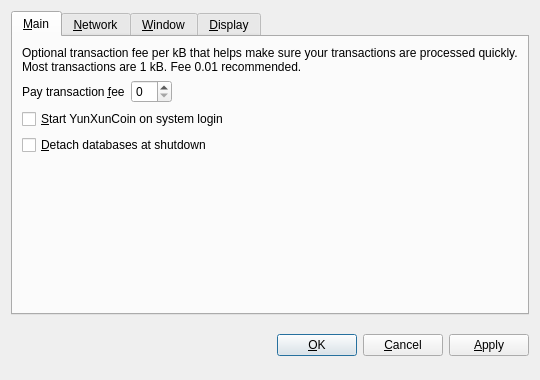
<?xml version="1.0" encoding="UTF-8"?>
<ui version="4.0">
 <class>OptionsDialog</class>
 <widget class="QDialog" name="OptionsDialog">
  <property name="geometry">
   <rect>
    <x>0</x>
    <y>0</y>
    <width>540</width>
    <height>380</height>
   </rect>
  </property>
  <property name="windowTitle">
   <string>Options</string>
  </property>
  <property name="modal">
   <bool>true</bool>
  </property>
  <layout class="QVBoxLayout" name="verticalLayout">
   <item>
    <widget class="QTabWidget" name="tabWidget">
     <property name="tabPosition">
      <enum>QTabWidget::North</enum>
     </property>
     <property name="currentIndex">
      <number>0</number>
     </property>
     <widget class="QWidget" name="tabMain">
      <attribute name="title">
       <string>&amp;Main</string>
      </attribute>
      <layout class="QVBoxLayout" name="verticalLayout_Main">
       <item>
        <widget class="QLabel" name="transactionFeeInfoLabel">
         <property name="text">
          <string>Optional transaction fee per kB that helps make sure your transactions are processed quickly. Most transactions are 1 kB. Fee 0.01 recommended.</string>
         </property>
         <property name="textFormat">
          <enum>Qt::PlainText</enum>
         </property>
         <property name="wordWrap">
          <bool>true</bool>
         </property>
        </widget>
       </item>
       <item>
        <layout class="QHBoxLayout" name="horizontalLayout_Main">
         <item>
          <widget class="QLabel" name="transactionFeeLabel">
           <property name="text">
            <string>Pay transaction &amp;fee</string>
           </property>
           <property name="textFormat">
            <enum>Qt::PlainText</enum>
           </property>
           <property name="buddy">
            <cstring>transactionFee</cstring>
           </property>
          </widget>
         </item>
         <item>
          <widget class="BitcoinAmountField" name="transactionFee"/>
         </item>
         <item>
          <spacer name="horizontalSpacer_Main">
           <property name="orientation">
            <enum>Qt::Horizontal</enum>
           </property>
           <property name="sizeHint" stdset="0">
            <size>
             <width>40</width>
             <height>20</height>
            </size>
           </property>
          </spacer>
         </item>
        </layout>
       </item>
       <item>
        <widget class="QCheckBox" name="bitcoinAtStartup">
         <property name="toolTip">
          <string>Automatically start YunXunCoin after logging in to the system.</string>
         </property>
         <property name="text">
          <string>&amp;Start YunXunCoin on system login</string>
         </property>
        </widget>
       </item>
       <item>
        <widget class="QCheckBox" name="detachDatabases">
         <property name="toolTip">
          <string>Detach block and address databases at shutdown. This means they can be moved to another data directory, but it slows down shutdown. The wallet is always detached.</string>
         </property>
         <property name="text">
          <string>&amp;Detach databases at shutdown</string>
         </property>
        </widget>
       </item>
       <item>
        <spacer name="verticalSpacer_Main">
         <property name="orientation">
          <enum>Qt::Vertical</enum>
         </property>
         <property name="sizeHint" stdset="0">
          <size>
           <width>20</width>
           <height>40</height>
          </size>
         </property>
        </spacer>
       </item>
      </layout>
     </widget>
     <widget class="QWidget" name="tabNetwork">
      <attribute name="title">
       <string>&amp;Network</string>
      </attribute>
      <layout class="QVBoxLayout" name="verticalLayout_Network">
       <item>
        <widget class="QCheckBox" name="mapPortUpnp">
         <property name="toolTip">
          <string>Automatically open the YunXunCoin client port on the router. This only works when your router supports UPnP and it is enabled.</string>
         </property>
         <property name="text">
          <string>Map port using &amp;UPnP</string>
         </property>
        </widget>
       </item>
       <item>
        <widget class="QCheckBox" name="connectSocks">
         <property name="toolTip">
          <string>Connect to the YunXunCoin network through a SOCKS proxy (e.g. when connecting through Tor).</string>
         </property>
         <property name="text">
          <string>&amp;Connect through SOCKS proxy:</string>
         </property>
        </widget>
       </item>
       <item>
        <layout class="QHBoxLayout" name="horizontalLayout_Network">
         <item>
          <widget class="QLabel" name="proxyIpLabel">
           <property name="text">
            <string>Proxy &amp;IP:</string>
           </property>
           <property name="textFormat">
            <enum>Qt::PlainText</enum>
           </property>
           <property name="buddy">
            <cstring>proxyIp</cstring>
           </property>
          </widget>
         </item>
         <item>
          <widget class="QValidatedLineEdit" name="proxyIp">
           <property name="maximumSize">
            <size>
             <width>140</width>
             <height>16777215</height>
            </size>
           </property>
           <property name="toolTip">
            <string>IP address of the proxy (e.g. 127.0.0.1)</string>
           </property>
          </widget>
         </item>
         <item>
          <widget class="QLabel" name="proxyPortLabel">
           <property name="text">
            <string>&amp;Port:</string>
           </property>
           <property name="textFormat">
            <enum>Qt::PlainText</enum>
           </property>
           <property name="buddy">
            <cstring>proxyPort</cstring>
           </property>
          </widget>
         </item>
         <item>
          <widget class="QLineEdit" name="proxyPort">
           <property name="maximumSize">
            <size>
             <width>55</width>
             <height>16777215</height>
            </size>
           </property>
           <property name="toolTip">
            <string>Port of the proxy (e.g. 9050)</string>
           </property>
          </widget>
         </item>
         <item>
          <widget class="QLabel" name="socksVersionLabel">
           <property name="text">
            <string>SOCKS &amp;Version:</string>
           </property>
           <property name="textFormat">
            <enum>Qt::PlainText</enum>
           </property>
           <property name="buddy">
            <cstring>socksVersion</cstring>
           </property>
          </widget>
         </item>
         <item>
          <widget class="QValueComboBox" name="socksVersion">
           <property name="toolTip">
            <string>SOCKS version of the proxy (e.g. 5)</string>
           </property>
          </widget>
         </item>
         <item>
          <spacer name="horizontalSpacer_Network">
           <property name="orientation">
            <enum>Qt::Horizontal</enum>
           </property>
           <property name="sizeHint" stdset="0">
            <size>
             <width>40</width>
             <height>20</height>
            </size>
           </property>
          </spacer>
         </item>
        </layout>
       </item>
       <item>
        <spacer name="verticalSpacer_Network">
         <property name="orientation">
          <enum>Qt::Vertical</enum>
         </property>
         <property name="sizeHint" stdset="0">
          <size>
           <width>20</width>
           <height>40</height>
          </size>
         </property>
        </spacer>
       </item>
      </layout>
     </widget>
     <widget class="QWidget" name="tabWindow">
      <attribute name="title">
       <string>&amp;Window</string>
      </attribute>
      <layout class="QVBoxLayout" name="verticalLayout_Window">
       <item>
        <widget class="QCheckBox" name="minimizeToTray">
         <property name="toolTip">
          <string>Show only a tray icon after minimizing the window.</string>
         </property>
         <property name="text">
          <string>&amp;Minimize to the tray instead of the taskbar</string>
         </property>
        </widget>
       </item>
       <item>
        <widget class="QCheckBox" name="minimizeOnClose">
         <property name="toolTip">
          <string>Minimize instead of exit the application when the window is closed. When this option is enabled, the application will be closed only after selecting Quit in the menu.</string>
         </property>
         <property name="text">
          <string>M&amp;inimize on close</string>
         </property>
        </widget>
       </item>
       <item>
        <spacer name="verticalSpacer_Window">
         <property name="orientation">
          <enum>Qt::Vertical</enum>
         </property>
         <property name="sizeHint" stdset="0">
          <size>
           <width>20</width>
           <height>40</height>
          </size>
         </property>
        </spacer>
       </item>
      </layout>
     </widget>
     <widget class="QWidget" name="tabDisplay">
      <attribute name="title">
       <string>&amp;Display</string>
      </attribute>
      <layout class="QVBoxLayout" name="verticalLayout_Display">
       <item>
        <layout class="QHBoxLayout" name="horizontalLayout_1_Display">
         <item>
          <widget class="QLabel" name="langLabel">
           <property name="text">
            <string>User Interface &amp;language:</string>
           </property>
           <property name="textFormat">
            <enum>Qt::PlainText</enum>
           </property>
           <property name="buddy">
            <cstring>lang</cstring>
           </property>
          </widget>
         </item>
         <item>
          <widget class="QValueComboBox" name="lang">
           <property name="toolTip">
            <string>The user interface language can be set here. This setting will take effect after restarting YunXunCoin.</string>
           </property>
          </widget>
         </item>
        </layout>
       </item>
       <item>
        <layout class="QHBoxLayout" name="horizontalLayout_2_Display">
         <item>
          <widget class="QLabel" name="unitLabel">
           <property name="text">
            <string>&amp;Unit to show amounts in:</string>
           </property>
           <property name="textFormat">
            <enum>Qt::PlainText</enum>
           </property>
           <property name="buddy">
            <cstring>unit</cstring>
           </property>
          </widget>
         </item>
         <item>
          <widget class="QValueComboBox" name="unit">
           <property name="toolTip">
            <string>Choose the default subdivision unit to show in the interface and when sending coins.</string>
           </property>
          </widget>
         </item>
        </layout>
       </item>
       <item>
        <widget class="QCheckBox" name="displayAddresses">
         <property name="toolTip">
          <string>Whether to show YunXunCoin addresses in the transaction list.</string>
         </property>
         <property name="text">
          <string>&amp;Display addresses in transaction list</string>
         </property>
        </widget>
       </item>
       <item>
        <widget class="QCheckBox" name="coinControlFeatures">
         <property name="toolTip">
          <string>Whether to show coin control features or not.</string>
         </property>
         <property name="text">
          <string>Display coin &amp;control features (experts only!)</string>
         </property>
        </widget>
       </item>
       <item>
        <spacer name="verticalSpacer_Display">
         <property name="orientation">
          <enum>Qt::Vertical</enum>
         </property>
         <property name="sizeHint" stdset="0">
          <size>
           <width>20</width>
           <height>40</height>
          </size>
         </property>
        </spacer>
       </item>
      </layout>
     </widget>
    </widget>
   </item>
   <item>
    <layout class="QHBoxLayout" name="horizontalLayout_Buttons">
     <item>
      <spacer name="horizontalSpacer_1">
       <property name="orientation">
        <enum>Qt::Horizontal</enum>
       </property>
       <property name="sizeHint" stdset="0">
        <size>
         <width>40</width>
         <height>48</height>
        </size>
       </property>
      </spacer>
     </item>
     <item>
      <widget class="QLabel" name="statusLabel">
       <property name="font">
        <font>
         <weight>75</weight>
         <bold>true</bold>
        </font>
       </property>
       <property name="text">
        <string/>
       </property>
       <property name="textFormat">
        <enum>Qt::PlainText</enum>
       </property>
       <property name="wordWrap">
        <bool>true</bool>
       </property>
      </widget>
     </item>
     <item>
      <spacer name="horizontalSpacer_2">
       <property name="orientation">
        <enum>Qt::Horizontal</enum>
       </property>
       <property name="sizeHint" stdset="0">
        <size>
         <width>40</width>
         <height>48</height>
        </size>
       </property>
      </spacer>
     </item>
     <item>
      <widget class="QPushButton" name="okButton">
       <property name="text">
        <string>&amp;OK</string>
       </property>
      </widget>
     </item>
     <item>
      <widget class="QPushButton" name="cancelButton">
       <property name="text">
        <string>&amp;Cancel</string>
       </property>
       <property name="autoDefault">
        <bool>false</bool>
       </property>
      </widget>
     </item>
     <item>
      <widget class="QPushButton" name="applyButton">
       <property name="text">
        <string>&amp;Apply</string>
       </property>
       <property name="autoDefault">
        <bool>false</bool>
       </property>
      </widget>
     </item>
    </layout>
   </item>
  </layout>
 </widget>
 <customwidgets>
  <customwidget>
   <class>BitcoinAmountField</class>
   <extends>QSpinBox</extends>
   <header>bitcoinamountfield.h</header>
  </customwidget>
  <customwidget>
   <class>QValueComboBox</class>
   <extends>QComboBox</extends>
   <header>qvaluecombobox.h</header>
  </customwidget>
  <customwidget>
   <class>QValidatedLineEdit</class>
   <extends>QLineEdit</extends>
   <header>qvalidatedlineedit.h</header>
  </customwidget>
 </customwidgets>
 <resources/>
 <connections/>
</ui>
